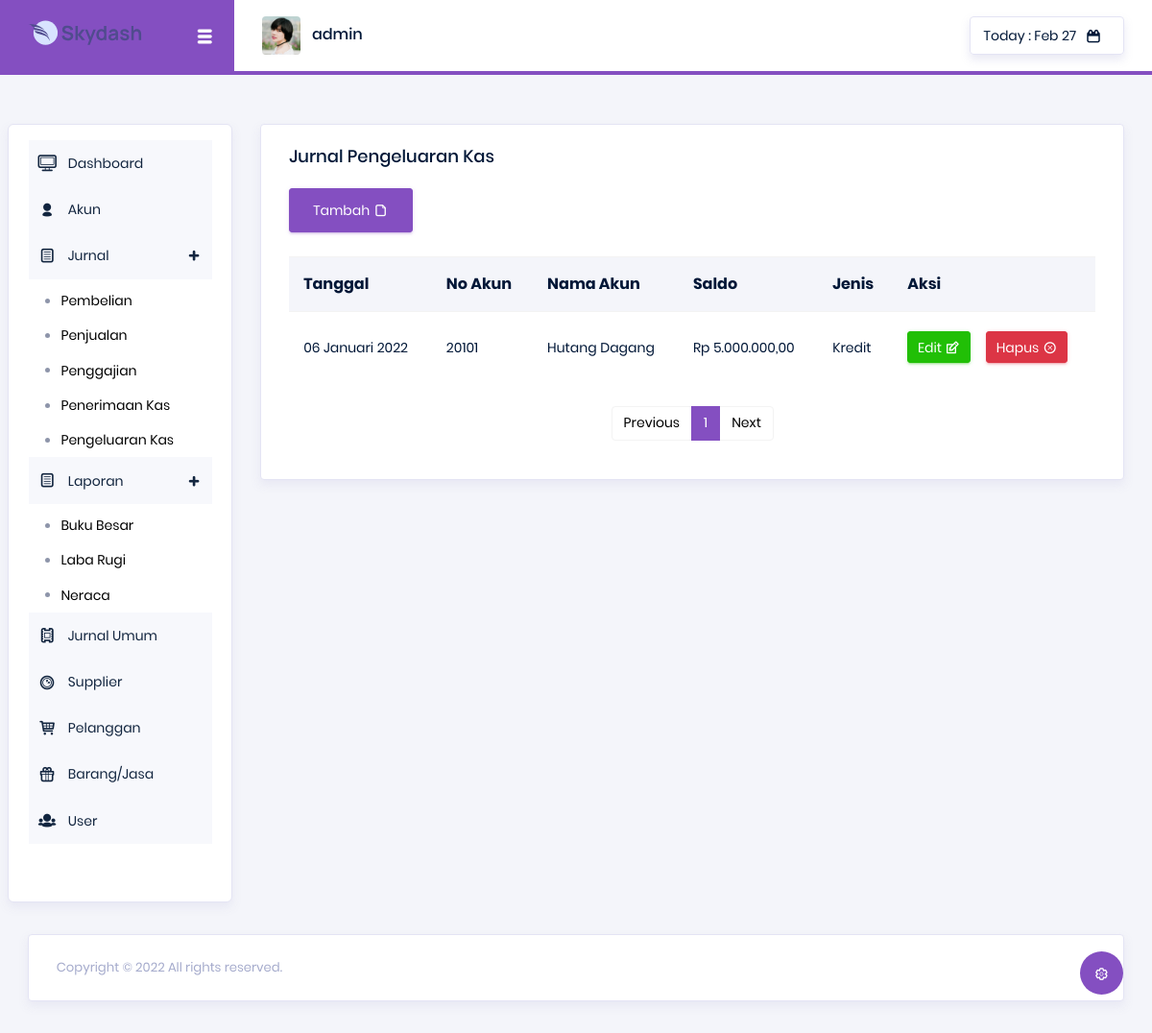
The app's page /index.php?menu=jurnalpengeluaran (signed in), older data.
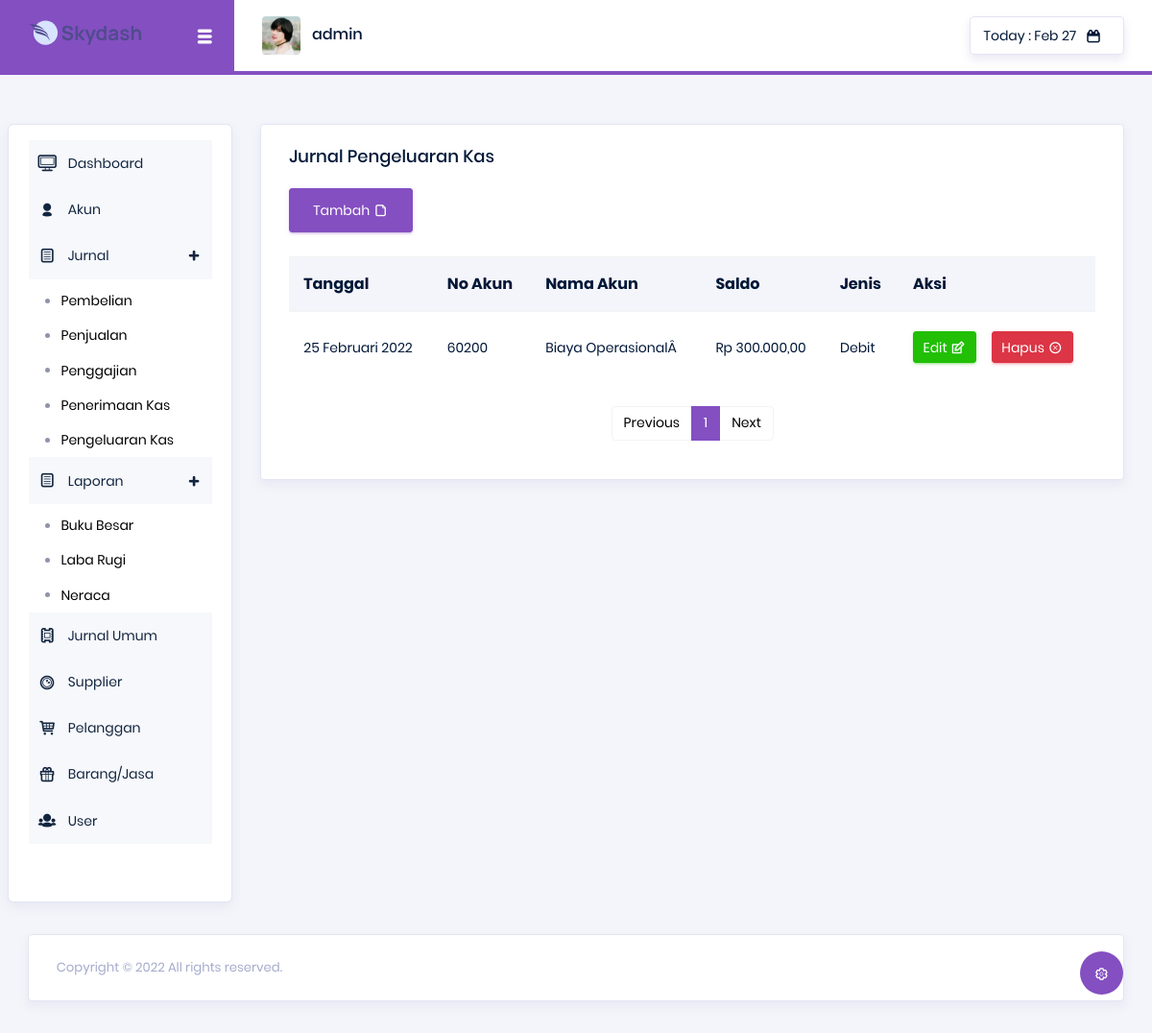
The same page, newer data.
### tables this page shows
CREATE TABLE `jurnal_pengeluaran_kas` (
  `id` int NOT NULL,
  `tgl_pengeluaran` varchar(20) NOT NULL,
  `no_akun` int NOT NULL,
  `nama_akun` varchar(100) NOT NULL,
  `no_akun2` int NOT NULL,
  `nama_akun2` varchar(100) NOT NULL,
  `saldo` int NOT NULL,
  `jenis` varchar(10) NOT NULL
);

### config/fungsi.php (called while the page is built)
<?php
function tgl_indo($tanggal){
	$bulan = array (
		1 =>   'Januari',
		'Februari',
		'Maret',
		'April',
		'Mei',
		'Juni',
		'Juli',
		'Agustus',
		'September',
		'Oktober',
		'November',
		'Desember'
	);
	$pecahkan = explode('-', $tanggal);
	return $pecahkan[2] . ' ' . $bulan[ (int)$pecahkan[1] ] . ' ' . $pecahkan[0];
}

### pages/jurnalpengeluaran.php (the view, shortened to what the changed rows need)
<div class="main-panel">
    <div class="content-wrapper">
        <div class="row">
            <div class="col-lg-12 grid-margin stretch-card">
                <div class="card">
                    <div class="card-body">
                        <br><br>
                        <div class="table-responsive">
                            <table class="table table-striped">
                                <tr>
                                    <th>Tanggal</th>
                                    <th>No Akun</th>
                                    <th>Nama Akun</th>
                                    <th>Saldo</th>
                                    <th>Jenis</th>
                                    <th>Aksi</th>
                                </tr>
                                <?php
                                $page = (isset($_GET['page']))? (int) $_GET['page'] : 1;
                                $limit = 5;
                                $limitStart = ($page - 1) * $limit;
                                $sql = mysqli_query($koneksi, "SELECT * FROM jurnal_pengeluaran_kas ORDER BY tgl_pengeluaran DESC LIMIT $limitStart, $limit") or die(mysqli_error());
                                while ($data = mysqli_fetch_array($sql)){
                                    $saldo = "Rp " . number_format($data["saldo"],2,',','.');
                                    echo"
                                        <tr>
                                            <td>".tgl_indo($data['tgl_pengeluaran'])."</td>
                                            <td>$data[no_akun]</td>
                                            <td>$data[nama_akun]</td>
                                            <td>$saldo</td>
                                            <td>$data[jenis]</td>
                                            <td>
                                            <div class='d-flex align-items-center'>
                                                <a href='index.php?menu=form-jurnalpengeluaran&id=$data[id]' class='btn btn-success btn-sm btn-icon-text mr-3'>
                                                Edit
                                                <i class='typcn typcn-edit btn-icon-append'></i>
                                                </a>
                                                <a href=\"?menu=jurnalpengeluaran&idt=".$data["id"]."\" onClick=\"if (confirm('Yakin akan Hapus ".$data["nama_akun"]."?') == true) return true; else return false;\" class='btn btn-danger btn-sm btn-icon-text'>
                                                Hapus
                                                <i class='typcn typcn-delete-outline btn-icon-append'></i>
                                                </a>
                                            </div>
                                            </td>
                                    </tr>";
                                };
                                ?>
                            </table>
                            <br>
                            <nav>
                                <ul class="pagination justify-content-center">
                                    <?php
                                    $SqlQuery = mysqli_query($koneksi, "SELECT * FROM jurnal_kas");
                                    $JumlahData = mysqli_num_rows($SqlQuery);
                                    $jumlahPage = ceil($JumlahData / $limit);
                                    $jumlahNumber = 1;
                                    $startNumber = ($page > $jumlahNumber)? $page - $jumlahNumber : 1;
                                    $endNumber = ($page < ($jumlahPage - $jumlahNumber))? $page + $jumlahNumber : $jumlahPage;
                                    for($i = $startNumber; $i <= $endNumber; $i++){
                                    $linkActive = ($page == $i)? ' class="page-item active"' : ' class="page-item"';
                                    ?>
                                    <li <?php echo $linkActive; ?>><a class="page-link" href="index.php?menu=jurnalkas&page=<?php echo $i; ?>"><?php echo $i; ?></a></li>
                                    <?php
                                    }
                                    ?>
                                </ul>
                            </nav>
                        </div></div>
                    </div>
                </div>
            </div>
        </div>
    </div>
</div>

Row changes from the older to the newer data that the page shows:
removed jurnal_pengeluaran_kas: tgl_pengeluaran "06 Januari 2022", no_akun "20101", nama_akun "Hutang Dagang", saldo "Rp 5.000.000,00", jenis "Kredit"
added jurnal_pengeluaran_kas: tgl_pengeluaran "25 Februari 2022", no_akun "60200", nama_akun "Biaya OperasionalÂ", saldo "Rp 300.000,00", jenis "Debit"
